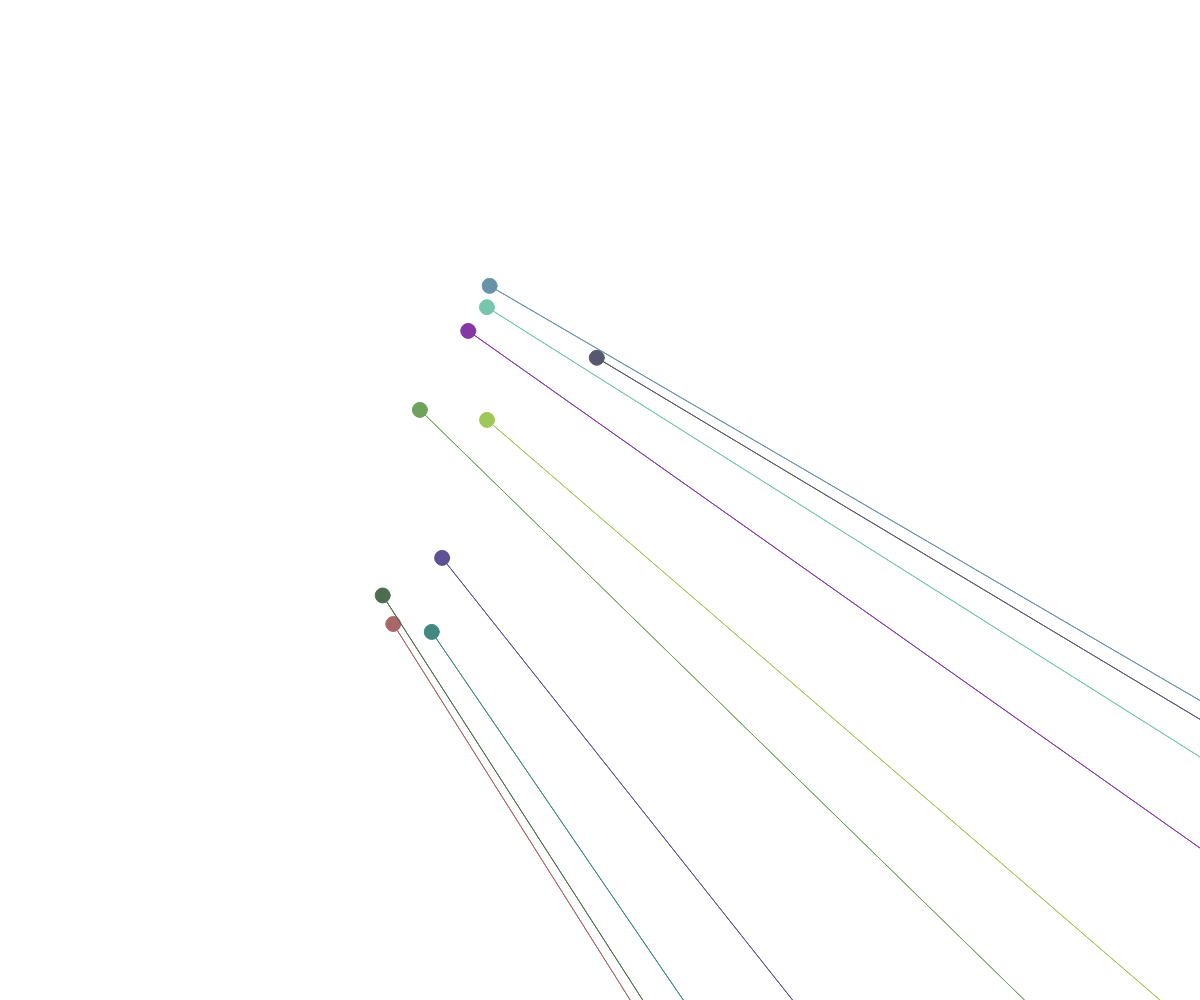
Frame 1 (no input)
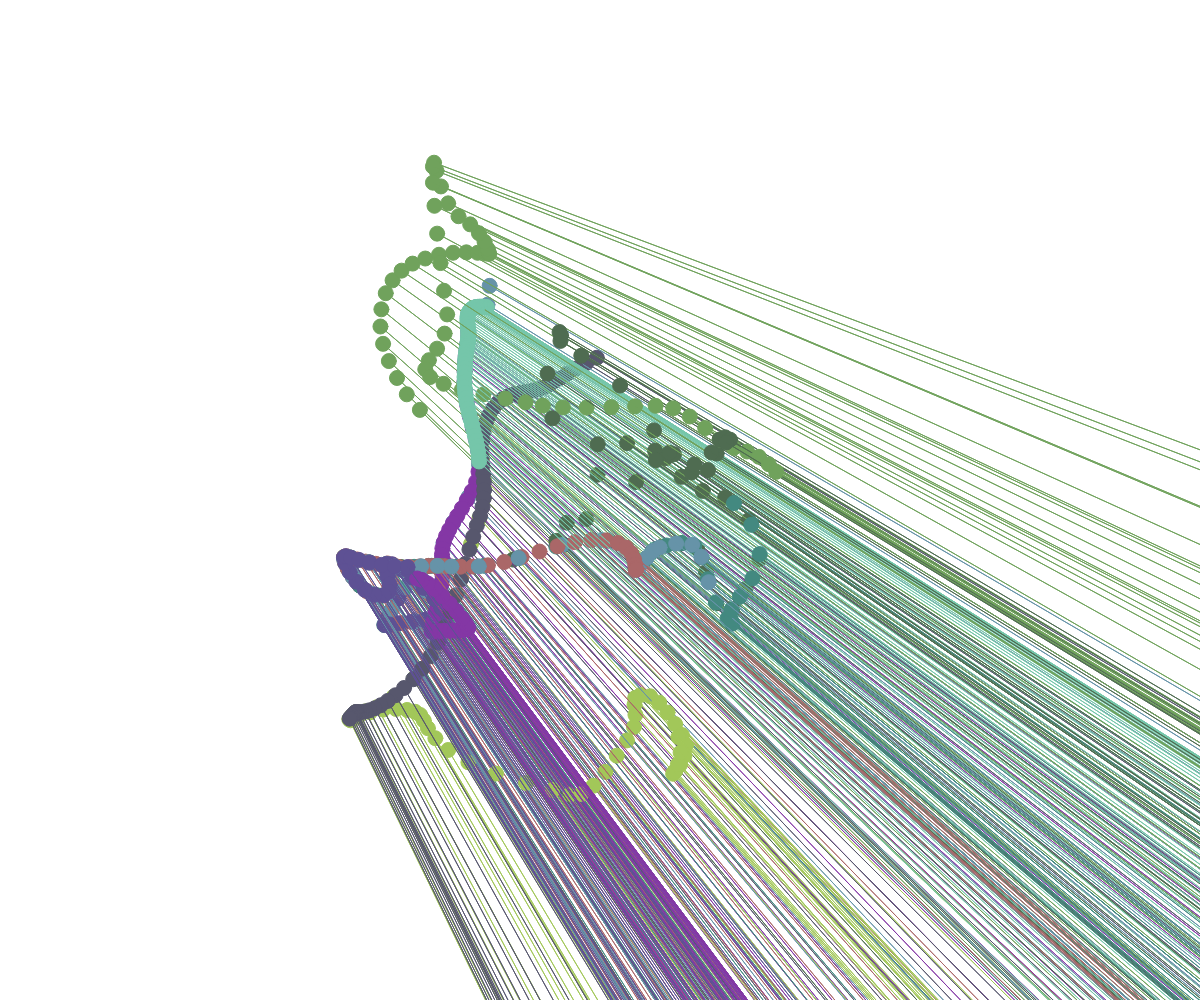
Frame 60 (no input)
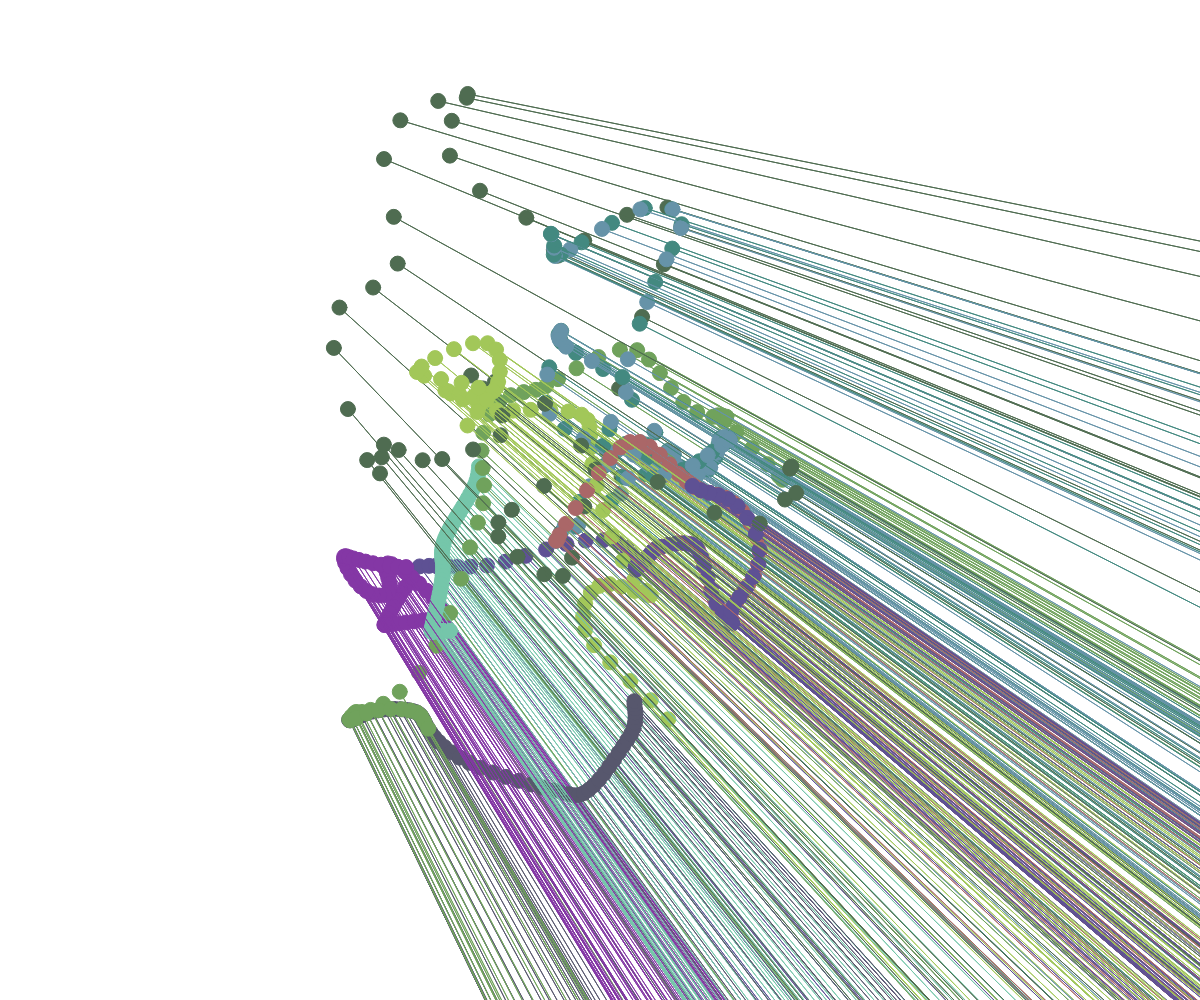
Frame 120 (the mouse pressed at the canvas centre since frame 60)

The p5.js sketch that drew these frames (run headless with seeded random() and noise() and a simulated clock; from frame 60 on, the mouse is pressed at the canvas centre):

// p5.js sketch
// ── sketch.js
// Camminatori che generano mondi 0.1 by Mariangela Catucci [camminatori, click, colors]
// 2021 © Mariangela @MariangelaCatucci, Daniele @Fupete and the course DS-2021 at DESIGN.unirsm 
// github.com/ds-2021-unirsm — github.com/fupete
// Educational purposes, MIT License, 2021, San Marino
//
// —
//
// Help:
// [mousePressed] pulisce la canvas
//
// —


var num = 10;
var walkers = [];

function setup() {
  background(255);
  createCanvas(windowWidth, windowHeight);

  for (var i = 0; i < num; i++) {
     walkers.push(new mondo());
   }
}

function draw() {
    for (var i = 0; i < num; i++) {
      walkers[i].move();
      walkers[i].display();
    }
}

function mondo() {
  
  this.x = 50;
  this.y = 50;
  this.t = random(10);
  this.tIncr = random(0.05, 1) * 0.05;
  this.r = 255 * noise(this.t*100);
  this.g = 255 * noise(this.t*40);
  this.b = 255 * noise(this.t*2);
  
  this.move = function() {
     this.x = noise(this.t) * width;
     this.y = noise(this.t + 20) * height;
     this.t += this.tIncr;
   }
   
  this.display = function() {
    fill(this.r, this.g, this.b);
    stroke(this.r, this.g, this.b);
    ellipse(this.x, this.y, 15, 15);
    triangle(this.x, this.y, this.x*2, this.y*2,this.x*4, this.y*4)
   }
 }

function mousePressed () {
 clear();
}
